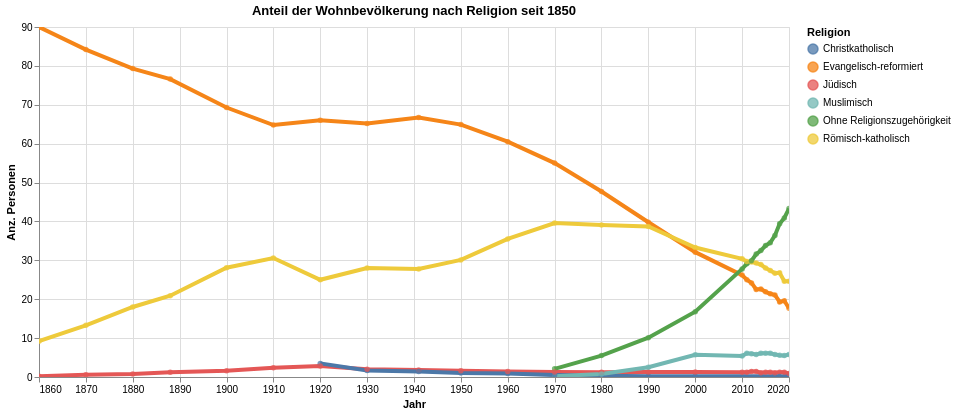

Notebook code for this chart:
### Code cell
myTitle="Anteil der Wohnbevölkerung nach Religion seit 1850"

highlight = alt.selection(type='single', on='mouseover',
                          fields=['Religion'], nearest=True)
#x='date:StichtagDatJahr',
base = alt.Chart(myAgg.reset_index().query('mean_AntBev>0'), title=myTitle).encode(
    x=alt.X('Jahr', axis=alt.Axis(title='Jahr'))# , axis=alt.Axis(format='%', title='percentage')
    , y=alt.X('mean_AntBev', axis=alt.Axis(title='Anz. Personen'))
    , color=alt.Color('Religion', legend=alt.Legend(title="Religion", orient="right"))  
    ,tooltip=['Jahr_str', 'Religion','mean_AntBev']    
)
points = base.mark_circle().encode(
    opacity=alt.value(0.75)
).add_selection(
    highlight
).properties(
    width=750 , height=350
)
lines = base.mark_line().encode(
    size=alt.condition(~highlight, alt.value(0.5), alt.value(4))
).interactive()

lines + points

### Figure 1 — Vega-Lite specification as saved in the notebook (floating-point values rounded to 4 significant figures)
{"config": {"view": {"continuousWidth": 400, "continuousHeight": 300}}, "layer": [{"mark": "line", "encoding": {"color": {"type": "nominal", "field": "Religion", "legend": {"orient": "right", "title": "Religion"}}, "size": {"condition": {"value": 0.5, "selection": {"not": "selector008"}}, "value": 4}, "tooltip": [{"type": "nominal", "field": "Jahr_str"}, {"type": "nominal", "field": "Religion"}, {"type": "quantitative", "field": "mean_AntBev"}], "x": {"type": "temporal", "axis": {"title": "Jahr"}, "field": "Jahr"}, "y": {"type": "quantitative", "axis": {"title": "Anz. Personen"}, "field": "mean_AntBev"}}, "selection": {"selector009": {"type": "interval", "bind": "scales", "encodings": ["x", "y"]}}, "title": "Anteil der Wohnbevölkerung nach Religion seit 1850"}, {"mark": "circle", "encoding": {"color": {"type": "nominal", "field": "Religion", "legend": {"orient": "right", "title": "Religion"}}, "opacity": {"value": 0.75}, "tooltip": [{"type": "nominal", "field": "Jahr_str"}, {"type": "nominal", "field": "Religion"}, {"type": "quantitative", "field": "mean_AntBev"}], "x": {"type": "temporal", "axis": {"title": "Jahr"}, "field": "Jahr"}, "y": {"type": "quantitative", "axis": {"title": "Anz. Personen"}, "field": "mean_AntBev"}}, "height": 350, "selection": {"selector008": {"type": "single", "on": "mouseover", "fields": ["Religion"], "nearest": true}}, "title": "Anteil der Wohnbevölkerung nach Religion seit 1850", "width": 750}], "data": {"name": "data-02f6088bf3871f9f2d100bf51bbe8196"}, "$schema": "https://vega.github.io/schema/vega-lite/v4.8.1.json", "datasets": {"data-02f6088bf3871f9f2d100bf51bbe8196": [{"Jahr": "1860-01-01T00:00:00", "Jahr_str": "1860-01-01", "Religion": "Evangelisch-reformiert", "mean_AntBev": 90.0, "median_AntBev": 90.0}, {"Jahr": "1860-01-01T00:00:00", "Jahr_str": "1860-01-01", "Religion": "Jüdisch", "mean_AntBev": 0.2, "median_AntBev": 0.2}, {"Jahr": "1860-01-01T00:00:00", "Jahr_str": "1860-01-01", "Religion": "Römisch-katholisch", "mean_AntBev": 9.2, "median_AntBev": 9.2}, {"Jahr": "1870-01-01T00:00:00", "Jahr_str": "1870-01-01", "Religion": "Evangelisch-reformiert", "mean_AntBev": 84.2, "median_AntBev": 84.2}, {"Jahr": "1870-01-01T00:00:00", "Jahr_str": "1870-01-01", "Religion": "Jüdisch", "mean_AntBev": 0.6, "median_AntBev": 0.6}, {"Jahr": "1870-01-01T00:00:00", "Jahr_str": "1870-01-01", "Religion": "Römisch-katholisch", "mean_AntBev": 13.3, "median_AntBev": 13.3}, {"Jahr": "1880-01-01T00:00:00", "Jahr_str": "1880-01-01", "Religion": "Evangelisch-reformiert", "mean_AntBev": 79.3, "median_AntBev": 79.3}, {"Jahr": "1880-01-01T00:00:00", "Jahr_str": "1880-01-01", "Religion": "Jüdisch", "mean_AntBev": 0.8, "median_AntBev": 0.8}, {"Jahr": "1880-01-01T00:00:00", "Jahr_str": "1880-01-01", "Religion": "Römisch-katholisch", "mean_AntBev": 18.0, "median_AntBev": 18.0}, {"Jahr": "1888-01-01T00:00:00", "Jahr_str": "1888-01-01", "Religion": "Evangelisch-reformiert", "mean_AntBev": 76.6, "median_AntBev": 76.6}, {"Jahr": "1888-01-01T00:00:00", "Jahr_str": "1888-01-01", "Religion": "Jüdisch", "mean_AntBev": 1.2, "median_AntBev": 1.2}, {"Jahr": "1888-01-01T00:00:00", "Jahr_str": "1888-01-01", "Religion": "Römisch-katholisch", "mean_AntBev": 20.9, "median_AntBev": 20.9}, {"Jahr": "1900-01-01T00:00:00", "Jahr_str": "1900-01-01", "Religion": "Römisch-katholisch", "mean_AntBev": 28.1, "median_AntBev": 28.1}, {"Jahr": "1900-01-01T00:00:00", "Jahr_str": "1900-01-01", "Religion": "Jüdisch", "mean_AntBev": 1.6, "median_AntBev": 1.6}, {"Jahr": "1900-01-01T00:00:00", "Jahr_str": "1900-01-01", "Religion": "Evangelisch-reformiert", "mean_AntBev": 69.3, "median_AntBev": 69.3}, {"Jahr": "1910-01-01T00:00:00", "Jahr_str": "1910-01-01", "Religion": "Evangelisch-reformiert", "mean_AntBev": 64.8, "median_AntBev": 64.8}, {"Jahr": "1910-01-01T00:00:00", "Jahr_str": "1910-01-01", "Religion": "Jüdisch", "mean_AntBev": 2.4, "median_AntBev": 2.4}, {"Jahr": "1910-01-01T00:00:00", "Jahr_str": "1910-01-01", "Religion": "Römisch-katholisch", "mean_AntBev": 30.6, "median_AntBev": 30.6}, {"Jahr": "1920-01-01T00:00:00", "Jahr_str": "1920-01-01", "Religion": "Christkatholisch", "mean_AntBev": 3.5, "median_AntBev": 3.5}, {"Jahr": "1920-01-01T00:00:00", "Jahr_str": "1920-01-01", "Religion": "Evangelisch-reformiert", "mean_AntBev": 66.0, "median_AntBev": 66.0}, {"Jahr": "1920-01-01T00:00:00", "Jahr_str": "1920-01-01", "Religion": "Jüdisch", "mean_AntBev": 2.8, "median_AntBev": 2.8}, {"Jahr": "1920-01-01T00:00:00", "Jahr_str": "1920-01-01", "Religion": "Römisch-katholisch", "mean_AntBev": 25.0, "median_AntBev": 25.0}, {"Jahr": "1930-01-01T00:00:00", "Jahr_str": "1930-01-01", "Religion": "Christkatholisch", "mean_AntBev": 1.7, "median_AntBev": 1.7}, {"Jahr": "1930-01-01T00:00:00", "Jahr_str": "1930-01-01", "Religion": "Evangelisch-reformiert", "mean_AntBev": 65.2, "median_AntBev": 65.2}, {"Jahr": "1930-01-01T00:00:00", "Jahr_str": "1930-01-01", "Religion": "Jüdisch", "mean_AntBev": 2.0, "median_AntBev": 2.0}, {"Jahr": "1930-01-01T00:00:00", "Jahr_str": "1930-01-01", "Religion": "Römisch-katholisch", "mean_AntBev": 28.0, "median_AntBev": 28.0}, {"Jahr": "1941-01-01T00:00:00", "Jahr_str": "1941-01-01", "Religion": "Römisch-katholisch", "mean_AntBev": 27.8, "median_AntBev": 27.8}, {"Jahr": "1941-01-01T00:00:00", "Jahr_str": "1941-01-01", "Religion": "Jüdisch", "mean_AntBev": 1.8, "median_AntBev": 1.8}, {"Jahr": "1941-01-01T00:00:00", "Jahr_str": "1941-01-01", "Religion": "Christkatholisch", "mean_AntBev": 1.4, "median_AntBev": 1.4}, {"Jahr": "1941-01-01T00:00:00", "Jahr_str": "1941-01-01", "Religion": "Evangelisch-reformiert", "mean_AntBev": 66.7, "median_AntBev": 66.7}, {"Jahr": "1950-01-01T00:00:00", "Jahr_str": "1950-01-01", "Religion": "Christkatholisch", "mean_AntBev": 1.0, "median_AntBev": 1.0}, {"Jahr": "1950-01-01T00:00:00", "Jahr_str": "1950-01-01", "Religion": "Evangelisch-reformiert", "mean_AntBev": 64.9, "median_AntBev": 64.9}, {"Jahr": "1950-01-01T00:00:00", "Jahr_str": "1950-01-01", "Religion": "Jüdisch", "mean_AntBev": 1.6, "median_AntBev": 1.6}, {"Jahr": "1950-01-01T00:00:00", "Jahr_str": "1950-01-01", "Religion": "Römisch-katholisch", "mean_AntBev": 30.1, "median_AntBev": 30.1}, {"Jahr": "1960-01-01T00:00:00", "Jahr_str": "1960-01-01", "Religion": "Christkatholisch", "mean_AntBev": 0.9, "median_AntBev": 0.9}, {"Jahr": "1960-01-01T00:00:00", "Jahr_str": "1960-01-01", "Religion": "Evangelisch-reformiert", "mean_AntBev": 60.5, "median_AntBev": 60.5}, {"Jahr": "1960-01-01T00:00:00", "Jahr_str": "1960-01-01", "Religion": "Jüdisch", "mean_AntBev": 1.4, "median_AntBev": 1.4}, {"Jahr": "1960-01-01T00:00:00", "Jahr_str": "1960-01-01", "Religion": "Römisch-katholisch", "mean_AntBev": 35.5, "median_AntBev": 35.5}, {"Jahr": "1970-01-01T00:00:00", "Jahr_str": "1970-01-01", "Religion": "Ohne Religionszugehörigkeit", "mean_AntBev": 2.1, "median_AntBev": 2.1}, {"Jahr": "1970-01-01T00:00:00", "Jahr_str": "1970-01-01", "Religion": "Römisch-katholisch", "mean_AntBev": 39.6, "median_AntBev": 39.6}, {"Jahr": "1970-01-01T00:00:00", "Jahr_str": "1970-01-01", "Religion": "Muslimisch", "mean_AntBev": 0.2, "median_AntBev": 0.2}, {"Jahr": "1970-01-01T00:00:00", "Jahr_str": "1970-01-01", "Religion": "Evangelisch-reformiert", "mean_AntBev": 55.0, "median_AntBev": 55.0}, {"Jahr": "1970-01-01T00:00:00", "Jahr_str": "1970-01-01", "Religion": "Christkatholisch", "mean_AntBev": 0.5, "median_AntBev": 0.5}, {"Jahr": "1970-01-01T00:00:00", "Jahr_str": "1970-01-01", "Religion": "Jüdisch", "mean_AntBev": 1.3, "median_AntBev": 1.3}, {"Jahr": "1980-01-01T00:00:00", "Jahr_str": "1980-01-01", "Religion": "Christkatholisch", "mean_AntBev": 0.3, "median_AntBev": 0.3}, {"Jahr": "1980-01-01T00:00:00", "Jahr_str": "1980-01-01", "Religion": "Evangelisch-reformiert", "mean_AntBev": 47.7, "median_AntBev": 47.7}, {"Jahr": "1980-01-01T00:00:00", "Jahr_str": "1980-01-01", "Religion": "Jüdisch", "mean_AntBev": 1.2, "median_AntBev": 1.2}, {"Jahr": "1980-01-01T00:00:00", "Jahr_str": "1980-01-01", "Religion": "Muslimisch", "mean_AntBev": 0.8, "median_AntBev": 0.8}, {"Jahr": "1980-01-01T00:00:00", "Jahr_str": "1980-01-01", "Religion": "Ohne Religionszugehörigkeit", "mean_AntBev": 5.5, "median_AntBev": 5.5}, {"Jahr": "1980-01-01T00:00:00", "Jahr_str": "1980-01-01", "Religion": "Römisch-katholisch", "mean_AntBev": 39.1, "median_AntBev": 39.1}, {"Jahr": "1990-01-01T00:00:00", "Jahr_str": "1990-01-01", "Religion": "Ohne Religionszugehörigkeit", "mean_AntBev": 10.1, "median_AntBev": 10.1}, {"Jahr": "1990-01-01T00:00:00", "Jahr_str": "1990-01-01", "Religion": "Christkatholisch", "mean_AntBev": 0.2, "median_AntBev": 0.2}, {"Jahr": "1990-01-01T00:00:00", "Jahr_str": "1990-01-01", "Religion": "Evangelisch-reformiert", "mean_AntBev": 39.8, "median_AntBev": 39.8}, {"Jahr": "1990-01-01T00:00:00", "Jahr_str": "1990-01-01", "Religion": "Jüdisch", "mean_AntBev": 1.3, "median_AntBev": 1.3}, {"Jahr": "1990-01-01T00:00:00", "Jahr_str": "1990-01-01", "Religion": "Muslimisch", "mean_AntBev": 2.5, "median_AntBev": 2.5}, {"Jahr": "1990-01-01T00:00:00", "Jahr_str": "1990-01-01", "Religion": "Römisch-katholisch", "mean_AntBev": 38.7, "median_AntBev": 38.7}, {"Jahr": "2000-01-01T00:00:00", "Jahr_str": "2000-01-01", "Religion": "Römisch-katholisch", "mean_AntBev": 33.3, "median_AntBev": 33.3}, {"Jahr": "2000-01-01T00:00:00", "Jahr_str": "2000-01-01", "Religion": "Muslimisch", "mean_AntBev": 5.7, "median_AntBev": 5.7}, {"Jahr": "2000-01-01T00:00:00", "Jahr_str": "2000-01-01", "Religion": "Ohne Religionszugehörigkeit", "mean_AntBev": 16.8, "median_AntBev": 16.8}, {"Jahr": "2000-01-01T00:00:00", "Jahr_str": "2000-01-01", "Religion": "Evangelisch-reformiert", "mean_AntBev": 32.1, "median_AntBev": 32.1}, {"Jahr": "2000-01-01T00:00:00", "Jahr_str": "2000-01-01", "Religion": "Christkatholisch", "mean_AntBev": 0.2, "median_AntBev": 0.2}, {"Jahr": "2000-01-01T00:00:00", "Jahr_str": "2000-01-01", "Religion": "Jüdisch", "mean_AntBev": 1.3, "median_AntBev": 1.3}, {"Jahr": "2010-01-01T00:00:00", "Jahr_str": "2010-01-01", "Religion": "Evangelisch-reformiert", "mean_AntBev": 26.2, "median_AntBev": 26.2}, {"Jahr": "2010-01-01T00:00:00", "Jahr_str": "2010-01-01", "Religion": "Jüdisch", "mean_AntBev": 1.2, "median_AntBev": 1.2}, {"Jahr": "2010-01-01T00:00:00", "Jahr_str": "2010-01-01", "Religion": "Muslimisch", "mean_AntBev": 5.4, "median_AntBev": 5.4}, {"Jahr": "2010-01-01T00:00:00", "Jahr_str": "2010-01-01", "Religion": "Ohne Religionszugehörigkeit", "mean_AntBev": 27.8, "median_AntBev": 27.8}, {"Jahr": "2010-01-01T00:00:00", "Jahr_str": "2010-01-01", "Religion": "Römisch-katholisch", "mean_AntBev": 30.4, "median_AntBev": 30.4}, {"Jahr": "2011-01-01T00:00:00", "Jahr_str": "2011-01-01", "Religion": "Evangelisch-reformiert", "mean_AntBev": 25.0, "median_AntBev": 25.0}, {"Jahr": "2011-01-01T00:00:00", "Jahr_str": "2011-01-01", "Religion": "Jüdisch", "mean_AntBev": 1.2, "median_AntBev": 1.2}, {"Jahr": "2011-01-01T00:00:00", "Jahr_str": "2011-01-01", "Religion": "Muslimisch", "mean_AntBev": 6.1, "median_AntBev": 6.1}, {"Jahr": "2011-01-01T00:00:00", "Jahr_str": "2011-01-01", "Religion": "Ohne Religionszugehörigkeit", "mean_AntBev": 29.1, "median_AntBev": 29.1}, {"Jahr": "2011-01-01T00:00:00", "Jahr_str": "2011-01-01", "Religion": "Römisch-katholisch", "mean_AntBev": 29.7, "median_AntBev": 29.7}, {"Jahr": "2012-01-01T00:00:00", "Jahr_str": "2012-01-01", "Religion": "Römisch-katholisch", "mean_AntBev": 29.6, "median_AntBev": 29.6}, {"Jahr": "2012-01-01T00:00:00", "Jahr_str": "2012-01-01", "Religion": "Muslimisch", "mean_AntBev": 6.0, "median_AntBev": 6.0}, {"Jahr": "2012-01-01T00:00:00", "Jahr_str": "2012-01-01", "Religion": "Ohne Religionszugehörigkeit", "mean_AntBev": 29.9, "median_AntBev": 29.9}, {"Jahr": "2012-01-01T00:00:00", "Jahr_str": "2012-01-01", "Religion": "Evangelisch-reformiert", "mean_AntBev": 24.2, "median_AntBev": 24.2}, {"Jahr": "2012-01-01T00:00:00", "Jahr_str": "2012-01-01", "Religion": "Jüdisch", "mean_AntBev": 1.4, "median_AntBev": 1.4}, {"Jahr": "2013-01-01T00:00:00", "Jahr_str": "2013-01-01", "Religion": "Evangelisch-reformiert", "mean_AntBev": 22.5, "median_AntBev": 22.5}, {"Jahr": "2013-01-01T00:00:00", "Jahr_str": "2013-01-01", "Religion": "Jüdisch", "mean_AntBev": 1.4, "median_AntBev": 1.4}, {"Jahr": "2013-01-01T00:00:00", "Jahr_str": "2013-01-01", "Religion": "Muslimisch", "mean_AntBev": 5.8, "median_AntBev": 5.8}, {"Jahr": "2013-01-01T00:00:00", "Jahr_str": "2013-01-01", "Religion": "Ohne Religionszugehörigkeit", "mean_AntBev": 31.6, "median_AntBev": 31.6}, {"Jahr": "2013-01-01T00:00:00", "Jahr_str": "2013-01-01", "Religion": "Römisch-katholisch", "mean_AntBev": 29.3, "median_AntBev": 29.3}, {"Jahr": "2014-01-01T00:00:00", "Jahr_str": "2014-01-01", "Religion": "Evangelisch-reformiert", "mean_AntBev": 22.6, "median_AntBev": 22.6}, {"Jahr": "2014-01-01T00:00:00", "Jahr_str": "2014-01-01", "Religion": "Jüdisch", "mean_AntBev": 1.1, "median_AntBev": 1.1}, {"Jahr": "2014-01-01T00:00:00", "Jahr_str": "2014-01-01", "Religion": "Muslimisch", "mean_AntBev": 6.1, "median_AntBev": 6.1}, {"Jahr": "2014-01-01T00:00:00", "Jahr_str": "2014-01-01", "Religion": "Ohne Religionszugehörigkeit", "mean_AntBev": 32.5, "median_AntBev": 32.5}, {"Jahr": "2014-01-01T00:00:00", "Jahr_str": "2014-01-01", "Religion": "Römisch-katholisch", "mean_AntBev": 28.9, "median_AntBev": 28.9}, {"Jahr": "2015-01-01T00:00:00", "Jahr_str": "2015-01-01", "Religion": "Römisch-katholisch", "mean_AntBev": 28.0, "median_AntBev": 28.0}, {"Jahr": "2015-01-01T00:00:00", "Jahr_str": "2015-01-01", "Religion": "Ohne Religionszugehörigkeit", "mean_AntBev": 33.8, "median_AntBev": 33.8}, {"Jahr": "2015-01-01T00:00:00", "Jahr_str": "2015-01-01", "Religion": "Muslimisch", "mean_AntBev": 6.1, "median_AntBev": 6.1}, {"Jahr": "2015-01-01T00:00:00", "Jahr_str": "2015-01-01", "Religion": "Evangelisch-reformiert", "mean_AntBev": 21.9, "median_AntBev": 21.9}, {"Jahr": "2015-01-01T00:00:00", "Jahr_str": "2015-01-01", "Religion": "Jüdisch", "mean_AntBev": 1.2, "median_AntBev": 1.2}, {"Jahr": "2016-01-01T00:00:00", "Jahr_str": "2016-01-01", "Religion": "Evangelisch-reformiert", "mean_AntBev": 21.4, "median_AntBev": 21.4}, {"Jahr": "2016-01-01T00:00:00", "Jahr_str": "2016-01-01", "Religion": "Jüdisch", "mean_AntBev": 1.2, "median_AntBev": 1.2}, {"Jahr": "2016-01-01T00:00:00", "Jahr_str": "2016-01-01", "Religion": "Muslimisch", "mean_AntBev": 6.1, "median_AntBev": 6.1}, {"Jahr": "2016-01-01T00:00:00", "Jahr_str": "2016-01-01", "Religion": "Ohne Religionszugehörigkeit", "mean_AntBev": 34.5, "median_AntBev": 34.5}, {"Jahr": "2016-01-01T00:00:00", "Jahr_str": "2016-01-01", "Religion": "Römisch-katholisch", "mean_AntBev": 27.4, "median_AntBev": 27.4}, {"Jahr": "2017-01-01T00:00:00", "Jahr_str": "2017-01-01", "Religion": "Christkatholisch", "mean_AntBev": 0.2, "median_AntBev": 0.2}, {"Jahr": "2017-01-01T00:00:00", "Jahr_str": "2017-01-01", "Religion": "Evangelisch-reformiert", "mean_AntBev": 21.1, "median_AntBev": 21.1}, {"Jahr": "2017-01-01T00:00:00", "Jahr_str": "2017-01-01", "Religion": "Jüdisch", "mean_AntBev": 1.1, "median_AntBev": 1.1}, {"Jahr": "2017-01-01T00:00:00", "Jahr_str": "2017-01-01", "Religion": "Muslimisch", "mean_AntBev": 5.8, "median_AntBev": 5.8}, {"Jahr": "2017-01-01T00:00:00", "Jahr_str": "2017-01-01", "Religion": "Ohne Religionszugehörigkeit", "mean_AntBev": 36.4, "median_AntBev": 36.4}, {"Jahr": "2017-01-01T00:00:00", "Jahr_str": "2017-01-01", "Religion": "Römisch-katholisch", "mean_AntBev": 26.7, "median_AntBev": 26.7}, {"Jahr": "2018-01-01T00:00:00", "Jahr_str": "2018-01-01", "Religion": "Römisch-katholisch", "mean_AntBev": 26.8, "median_AntBev": 26.8}, {"Jahr": "2018-01-01T00:00:00", "Jahr_str": "2018-01-01", "Religion": "Ohne Religionszugehörigkeit", "mean_AntBev": 39.4, "median_AntBev": 39.4}, {"Jahr": "2018-01-01T00:00:00", "Jahr_str": "2018-01-01", "Religion": "Muslimisch", "mean_AntBev": 5.6, "median_AntBev": 5.6}, {"Jahr": "2018-01-01T00:00:00", "Jahr_str": "2018-01-01", "Religion": "Jüdisch", "mean_AntBev": 1.2, "median_AntBev": 1.2}, {"Jahr": "2018-01-01T00:00:00", "Jahr_str": "2018-01-01", "Religion": "Christkatholisch", "mean_AntBev": 0.1, "median_AntBev": 0.1}, {"Jahr": "2018-01-01T00:00:00", "Jahr_str": "2018-01-01", "Religion": "Evangelisch-reformiert", "mean_AntBev": 19.3, "median_AntBev": 19.3}, {"Jahr": "2019-01-01T00:00:00", "Jahr_str": "2019-01-01", "Religion": "Christkatholisch", "mean_AntBev": 0.1, "median_AntBev": 0.1}, {"Jahr": "2019-01-01T00:00:00", "Jahr_str": "2019-01-01", "Religion": "Evangelisch-reformiert", "mean_AntBev": 19.6, "median_AntBev": 19.6}, {"Jahr": "2019-01-01T00:00:00", "Jahr_str": "2019-01-01", "Religion": "Jüdisch", "mean_AntBev": 1.2, "median_AntBev": 1.2}, {"Jahr": "2019-01-01T00:00:00", "Jahr_str": "2019-01-01", "Religion": "Muslimisch", "mean_AntBev": 5.5, "median_AntBev": 5.5}, {"Jahr": "2019-01-01T00:00:00", "Jahr_str": "2019-01-01", "Religion": "Ohne Religionszugehörigkeit", "mean_AntBev": 40.9, "median_AntBev": 40.9}, {"Jahr": "2019-01-01T00:00:00", "Jahr_str": "2019-01-01", "Religion": "Römisch-katholisch", "mean_AntBev": 24.6, "median_AntBev": 24.6}, {"Jahr": "2020-01-01T00:00:00", "Jahr_str": "2020-01-01", "Religion": "Ohne Religionszugehörigkeit", "mean_AntBev": 43.3, "median_AntBev": 43.3}, {"Jahr": "2020-01-01T00:00:00", "Jahr_str": "2020-01-01", "Religion": "Christkatholisch", "mean_AntBev": 0.1, "median_AntBev": 0.1}, {"Jahr": "2020-01-01T00:00:00", "Jahr_str": "2020-01-01", "Religion": "Evangelisch-reformiert", "mean_AntBev": 17.7, "median_AntBev": 17.7}, {"Jahr": "2020-01-01T00:00:00", "Jahr_str": "2020-01-01", "Religion": "Jüdisch", "mean_AntBev": 0.9, "median_AntBev": 0.9}, {"Jahr": "2020-01-01T00:00:00", "Jahr_str": "2020-01-01", "Religion": "Muslimisch", "mean_AntBev": 5.8, "median_AntBev": 5.8}, {"Jahr": "2020-01-01T00:00:00", "Jahr_str": "2020-01-01", "Religion": "Römisch-katholisch", "mean_AntBev": 24.6, "median_AntBev": 24.6}]}}
